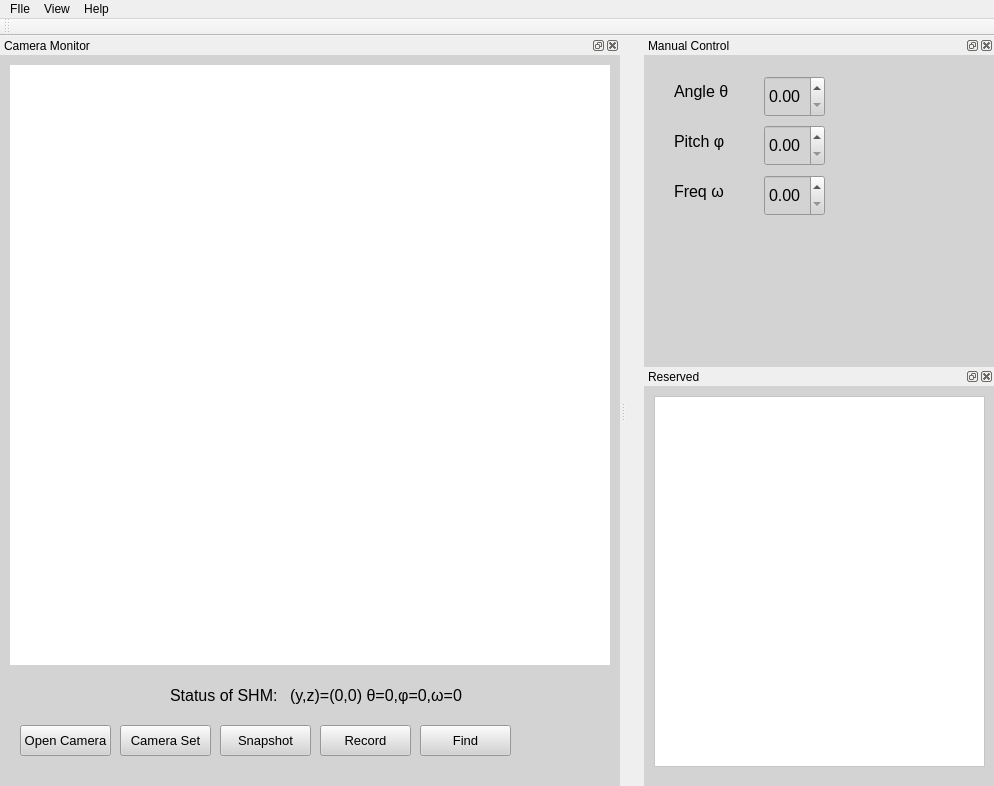
<?xml version="1.0" encoding="UTF-8"?>
<ui version="4.0">
 <class>qMicroswimmerClass</class>
 <widget class="QMainWindow" name="qMicroswimmerClass">
  <property name="geometry">
   <rect>
    <x>0</x>
    <y>0</y>
    <width>994</width>
    <height>785</height>
   </rect>
  </property>
  <property name="windowTitle">
   <string>QMicoswimmer</string>
  </property>
  <widget class="QWidget" name="centralWidget">
   <widget class="QFrame" name="frame">
    <property name="geometry">
     <rect>
      <x>670</x>
      <y>10</y>
      <width>291</width>
      <height>151</height>
     </rect>
    </property>
    <property name="frameShape">
     <enum>QFrame::StyledPanel</enum>
    </property>
    <property name="frameShadow">
     <enum>QFrame::Raised</enum>
    </property>
   </widget>
  </widget>
  <widget class="QMenuBar" name="menuBar">
   <property name="geometry">
    <rect>
     <x>0</x>
     <y>0</y>
     <width>994</width>
     <height>23</height>
    </rect>
   </property>
   <widget class="QMenu" name="File">
    <property name="title">
     <string>FIle</string>
    </property>
    <addaction name="separator"/>
    <addaction name="separator"/>
    <addaction name="actionOpen"/>
   </widget>
   <widget class="QMenu" name="menuView">
    <property name="title">
     <string>View</string>
    </property>
   </widget>
   <widget class="QMenu" name="menuHelp">
    <property name="title">
     <string>Help</string>
    </property>
   </widget>
   <addaction name="File"/>
   <addaction name="menuView"/>
   <addaction name="menuHelp"/>
  </widget>
  <widget class="QToolBar" name="mainToolBar">
   <attribute name="toolBarArea">
    <enum>TopToolBarArea</enum>
   </attribute>
   <attribute name="toolBarBreak">
    <bool>false</bool>
   </attribute>
  </widget>
  <widget class="QDockWidget" name="Camera">
   <property name="minimumSize">
    <size>
     <width>620</width>
     <height>750</height>
    </size>
   </property>
   <property name="sizeIncrement">
    <size>
     <width>0</width>
     <height>0</height>
    </size>
   </property>
   <property name="toolTip">
    <string notr="true"/>
   </property>
   <property name="layoutDirection">
    <enum>Qt::LeftToRight</enum>
   </property>
   <property name="styleSheet">
    <string notr="true">background-color: rgb(211, 211, 211);</string>
   </property>
   <property name="windowTitle">
    <string>Camera Monitor</string>
   </property>
   <attribute name="dockWidgetArea">
    <number>1</number>
   </attribute>
   <widget class="QWidget" name="dockWidgetContents">
    <widget class="QPushButton" name="pushButton">
     <property name="geometry">
      <rect>
       <x>20</x>
       <y>670</y>
       <width>91</width>
       <height>31</height>
      </rect>
     </property>
     <property name="font">
      <font>
       <pointsize>10</pointsize>
      </font>
     </property>
     <property name="text">
      <string>Open Camera</string>
     </property>
    </widget>
    <widget class="QLabel" name="label_2">
     <property name="geometry">
      <rect>
       <x>170</x>
       <y>630</y>
       <width>131</width>
       <height>21</height>
      </rect>
     </property>
     <property name="font">
      <font>
       <pointsize>12</pointsize>
      </font>
     </property>
     <property name="text">
      <string>Status of SHM:</string>
     </property>
    </widget>
    <widget class="QPushButton" name="pushButton_2">
     <property name="geometry">
      <rect>
       <x>220</x>
       <y>670</y>
       <width>91</width>
       <height>31</height>
      </rect>
     </property>
     <property name="font">
      <font>
       <pointsize>10</pointsize>
      </font>
     </property>
     <property name="text">
      <string>Snapshot</string>
     </property>
    </widget>
    <widget class="QPushButton" name="pushButton_3">
     <property name="geometry">
      <rect>
       <x>320</x>
       <y>670</y>
       <width>91</width>
       <height>31</height>
      </rect>
     </property>
     <property name="font">
      <font>
       <pointsize>10</pointsize>
      </font>
     </property>
     <property name="text">
      <string>Record</string>
     </property>
    </widget>
    <widget class="QPushButton" name="pushButton_4">
     <property name="geometry">
      <rect>
       <x>420</x>
       <y>670</y>
       <width>91</width>
       <height>31</height>
      </rect>
     </property>
     <property name="font">
      <font>
       <pointsize>10</pointsize>
      </font>
     </property>
     <property name="text">
      <string>Find</string>
     </property>
    </widget>
    <widget class="QLabel" name="label_6">
     <property name="geometry">
      <rect>
       <x>290</x>
       <y>630</y>
       <width>201</width>
       <height>21</height>
      </rect>
     </property>
     <property name="font">
      <font>
       <pointsize>12</pointsize>
      </font>
     </property>
     <property name="text">
      <string>(y,z)=(0,0) θ=0,φ=0,ω=0</string>
     </property>
    </widget>
    <widget class="QPushButton" name="pushButton_7">
     <property name="geometry">
      <rect>
       <x>120</x>
       <y>670</y>
       <width>91</width>
       <height>31</height>
      </rect>
     </property>
     <property name="font">
      <font>
       <pointsize>10</pointsize>
      </font>
     </property>
     <property name="text">
      <string>Camera Set</string>
     </property>
    </widget>
    <widget class="QLabel" name="label">
     <property name="geometry">
      <rect>
       <x>10</x>
       <y>10</y>
       <width>600</width>
       <height>600</height>
      </rect>
     </property>
     <property name="styleSheet">
      <string notr="true">background-color: rgb(255, 255, 255);</string>
     </property>
     <property name="text">
      <string/>
     </property>
    </widget>
   </widget>
  </widget>
  <widget class="QDockWidget" name="ManualControl">
   <property name="sizePolicy">
    <sizepolicy hsizetype="Preferred" vsizetype="Preferred">
     <horstretch>0</horstretch>
     <verstretch>0</verstretch>
    </sizepolicy>
   </property>
   <property name="minimumSize">
    <size>
     <width>350</width>
     <height>322</height>
    </size>
   </property>
   <property name="maximumSize">
    <size>
     <width>350</width>
     <height>331</height>
    </size>
   </property>
   <property name="sizeIncrement">
    <size>
     <width>0</width>
     <height>0</height>
    </size>
   </property>
   <property name="mouseTracking">
    <bool>false</bool>
   </property>
   <property name="styleSheet">
    <string notr="true">background-color: rgb(211, 211, 211);</string>
   </property>
   <property name="windowTitle">
    <string>Manual Control</string>
   </property>
   <attribute name="dockWidgetArea">
    <number>2</number>
   </attribute>
   <widget class="QWidget" name="dockWidgetContents_3">
    <widget class="QDoubleSpinBox" name="doubleSpinBox">
     <property name="geometry">
      <rect>
       <x>120</x>
       <y>21</y>
       <width>61</width>
       <height>41</height>
      </rect>
     </property>
     <property name="font">
      <font>
       <pointsize>12</pointsize>
      </font>
     </property>
     <property name="toolTipDuration">
      <number>-2</number>
     </property>
    </widget>
    <widget class="QDoubleSpinBox" name="doubleSpinBox_2">
     <property name="geometry">
      <rect>
       <x>120</x>
       <y>70</y>
       <width>61</width>
       <height>41</height>
      </rect>
     </property>
     <property name="font">
      <font>
       <pointsize>12</pointsize>
      </font>
     </property>
    </widget>
    <widget class="QDoubleSpinBox" name="doubleSpinBox_3">
     <property name="geometry">
      <rect>
       <x>120</x>
       <y>120</y>
       <width>61</width>
       <height>41</height>
      </rect>
     </property>
     <property name="font">
      <font>
       <pointsize>12</pointsize>
      </font>
     </property>
    </widget>
    <widget class="QLabel" name="label_3">
     <property name="geometry">
      <rect>
       <x>30</x>
       <y>21</y>
       <width>61</width>
       <height>31</height>
      </rect>
     </property>
     <property name="font">
      <font>
       <pointsize>12</pointsize>
      </font>
     </property>
     <property name="text">
      <string>Angle θ</string>
     </property>
    </widget>
    <widget class="QLabel" name="label_4">
     <property name="geometry">
      <rect>
       <x>30</x>
       <y>71</y>
       <width>61</width>
       <height>31</height>
      </rect>
     </property>
     <property name="font">
      <font>
       <pointsize>12</pointsize>
      </font>
     </property>
     <property name="text">
      <string>Pitch φ</string>
     </property>
    </widget>
    <widget class="QLabel" name="label_5">
     <property name="geometry">
      <rect>
       <x>30</x>
       <y>121</y>
       <width>61</width>
       <height>31</height>
      </rect>
     </property>
     <property name="font">
      <font>
       <pointsize>12</pointsize>
      </font>
     </property>
     <property name="text">
      <string>Freq ω</string>
     </property>
    </widget>
    <widget class="QPushButton" name="pushButton_5">
     <property name="geometry">
      <rect>
       <x>30</x>
       <y>330</y>
       <width>121</width>
       <height>41</height>
      </rect>
     </property>
     <property name="font">
      <font>
       <pointsize>12</pointsize>
      </font>
     </property>
     <property name="styleSheet">
      <string notr="true">background-color: rgb(133, 199, 130);</string>
     </property>
     <property name="text">
      <string>Apply</string>
     </property>
    </widget>
    <widget class="QPushButton" name="pushButton_6">
     <property name="geometry">
      <rect>
       <x>190</x>
       <y>330</y>
       <width>121</width>
       <height>41</height>
      </rect>
     </property>
     <property name="font">
      <font>
       <pointsize>12</pointsize>
      </font>
     </property>
     <property name="styleSheet">
      <string notr="true">
background-color: rgb(255, 119, 119);</string>
     </property>
     <property name="text">
      <string>Stop</string>
     </property>
    </widget>
   </widget>
  </widget>
  <widget class="QDockWidget" name="Reserved">
   <property name="minimumSize">
    <size>
     <width>336</width>
     <height>360</height>
    </size>
   </property>
   <property name="styleSheet">
    <string notr="true">background-color: rgb(211, 211, 211);</string>
   </property>
   <property name="windowTitle">
    <string>Reserved</string>
   </property>
   <attribute name="dockWidgetArea">
    <number>2</number>
   </attribute>
   <widget class="QWidget" name="dockWidgetContents_4">
    <widget class="QTextBrowser" name="textBrowser">
     <property name="geometry">
      <rect>
       <x>10</x>
       <y>10</y>
       <width>331</width>
       <height>371</height>
      </rect>
     </property>
     <property name="styleSheet">
      <string notr="true">background-color: rgb(255, 255, 255);</string>
     </property>
    </widget>
   </widget>
  </widget>
  <action name="actionOpen">
   <property name="text">
    <string>open</string>
   </property>
  </action>
 </widget>
 <layoutdefault spacing="6" margin="11"/>
 <resources>
  <include location="qmicroswimmer.qrc"/>
 </resources>
 <connections>
  <connection>
   <sender>pushButton</sender>
   <signal>clicked()</signal>
   <receiver>qMicroswimmerClass</receiver>
   <slot>qOpenCamera()</slot>
   <hints>
    <hint type="sourcelabel">
     <x>88</x>
     <y>831</y>
    </hint>
    <hint type="destinationlabel">
     <x>736</x>
     <y>839</y>
    </hint>
   </hints>
  </connection>
  <connection>
   <sender>pushButton_7</sender>
   <signal>clicked()</signal>
   <receiver>qMicroswimmerClass</receiver>
   <slot>CameraSet()</slot>
   <hints>
    <hint type="sourcelabel">
     <x>186</x>
     <y>835</y>
    </hint>
    <hint type="destinationlabel">
     <x>736</x>
     <y>804</y>
    </hint>
   </hints>
  </connection>
 </connections>
 <slots>
  <slot>CameraSet()</slot>
  <slot>qOpenCamera()</slot>
 </slots>
</ui>
